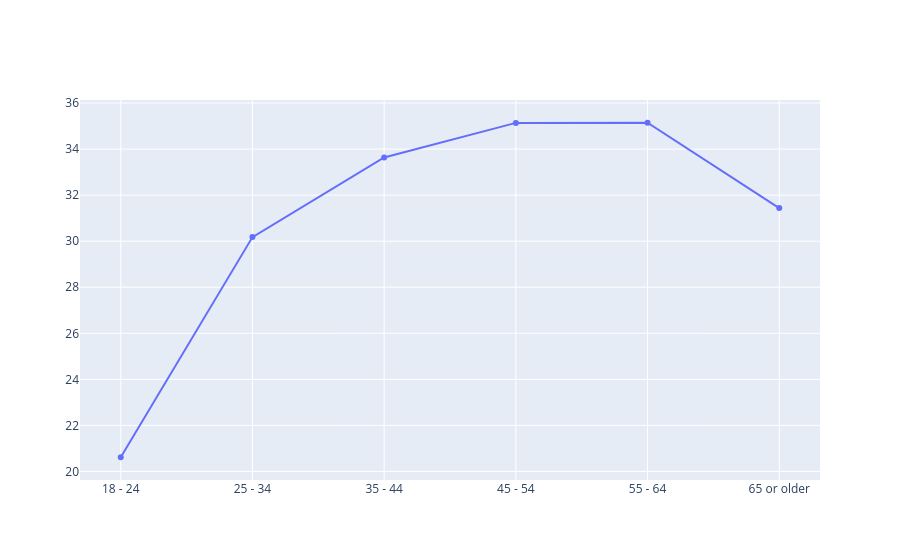

Notebook code for this chart:
### Code cell
import plotly.graph_objects as go

statesname = plot_filtered_npa["State"].unique()

fig5 = go.Figure()

# Add one trace per state
for state in states:
    state_filtered_npa = plot_filtered_npa[plot_filtered_npa["State"] == state]
    
    fig5.add_trace(
        go.Scatter(
            x=state_filtered_npa["Age_yrs"],
            y=state_filtered_npa["Data_Value"],
            mode="lines+markers",
            name=state,
            visible=(state == states[0])
            )
    )
fig5.show()

### Figure 1 — Plotly figure (JSON) as saved in the notebook; plotly's stock layout.template omitted (floating-point values rounded to 4 significant figures)
{"data": [{"mode": "lines+markers", "name": "California", "type": "scatter", "visible": true, "x": ["18 - 24", "25 - 34", "35 - 44", "45 - 54", "55 - 64", "65 or older"], "y": [20.62, 30.18, 33.64, 35.14, 35.14, 31.44]}, {"mode": "lines+markers", "name": "Colorado", "type": "scatter", "visible": false, "x": ["18 - 24", "25 - 34", "35 - 44", "45 - 54", "55 - 64", "65 or older"], "y": [18.91, 27.31, 31.66, 33.83, 33.59, 31.02]}, {"mode": "lines+markers", "name": "Mississippi", "type": "scatter", "visible": false, "x": ["18 - 24", "25 - 34", "35 - 44", "45 - 54", "55 - 64", "65 or older"], "y": [26.44, 36.16, 38.12, 39.89, 38.94, 35.41]}, {"mode": "lines+markers", "name": "Ohio", "type": "scatter", "visible": false, "x": ["18 - 24", "25 - 34", "35 - 44", "45 - 54", "55 - 64", "65 or older"], "y": [23.82, 32.83, 36.35, 38.3, 37.84, 35.41]}, {"mode": "lines+markers", "name": "West Virginia", "type": "scatter", "visible": false, "x": ["18 - 24", "25 - 34", "35 - 44", "45 - 54", "55 - 64", "65 or older"], "y": [26.64, 35.03, 37.73, 40.17, 38.99, 36.17]}], "layout": {}}
